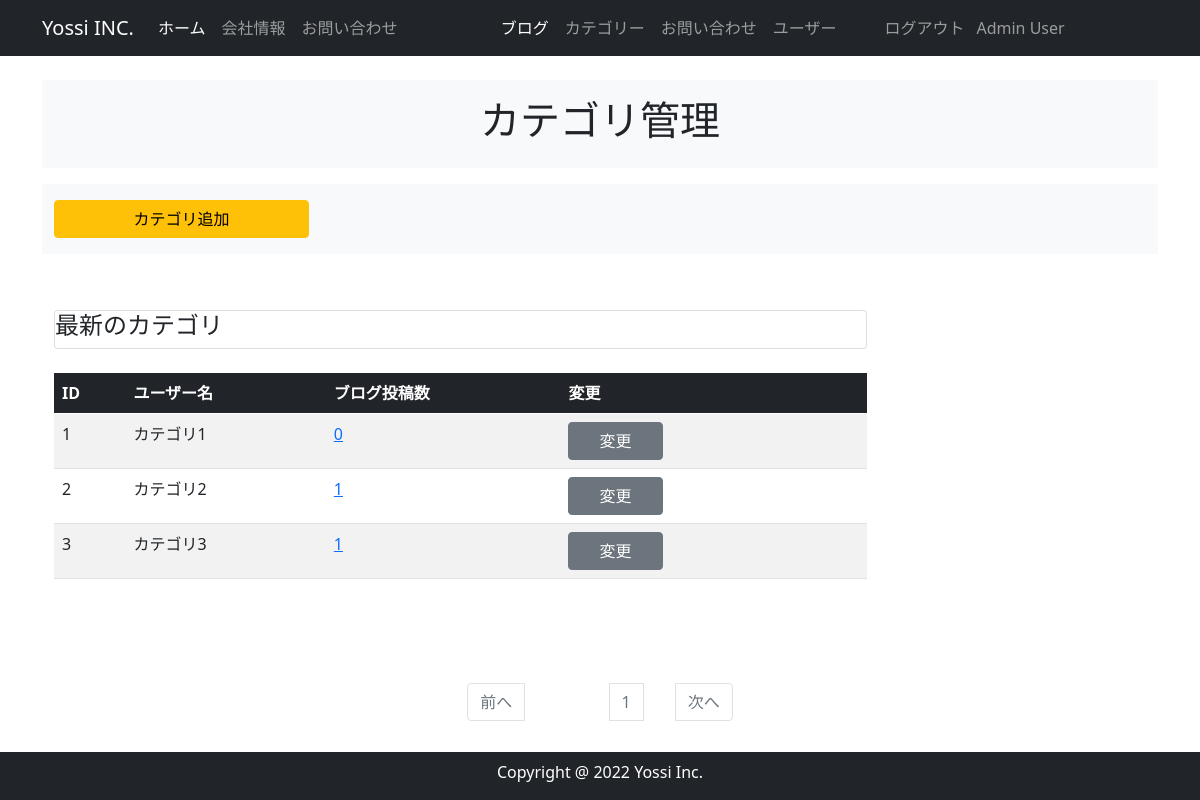
Page /category_maintenance (signed in) on the committed database.
### company_blog/models.py (models this page shows, shortened)
class User(db.Model, UserMixin):
    __tablename__ = 'users'
    id = db.Column(db.Integer, primary_key= True)
    email = db.Column(db.String(64), unique=True, index=True)
    username = db.Column(db.String(64), unique=True, index=True)
    Password_hash = db.Column(db.String(128))
    administrator = db.Column(db.String(1))
    post = db.relationship('BlogPost', backref='author', lazy='dynamic')
    @property
    def Password(self):
       raise AttributeError('password is not a readable attribute')
    def is_administrator(self):
        if self.administrator == "1":
            return 1
        else:
            return 0

class BlogCategory(db.Model):
    __tablename__ = 'blog_category'
    id = db.Column(db.Integer, primary_key=True)
    category = db.Column(db.String(140))
    posts = db.relationship('BlogPost', backref='blogcategory', lazy='dynamic')
    def count_posts(self, id):
       return BlogPost.query.filter_by(category_id=id).count()

### company_blog/main/views.py (the view)
@main.route('/category_maintenance', methods=['GET', 'POST'])
@login_required
def category_maintenance():
    page = request.args.get('page', 1, type=int)
    blog_categories = BlogCategory.query.order_by(BlogCategory.id.asc()).paginate(page=page, per_page=10)
    form = BlogCategoryForm()
    if form.validate_on_submit():
        blog_category = BlogCategory(category=form.category.data)
        db.session.add(blog_category)
        db.session.commit()
        flash('ブログカテゴリが追加されました')
        return redirect(url_for('main.category_maintenance'))
    elif form.errors:
        form.category.data = ""
        flash(form.errors['category'][0])
    return render_template('category_maintenance.html', blog_categories=blog_categories, form=form)

### company_blog/__init__.py (called while the page is built)
@event.listens_for(Engine, "connect")
def set_sqlite_pragma(dbapi_connection, connection_record):
    cursor = dbapi_connection.cursor()
    cursor.execute("PRAGMA foreign_keys=ON")
    cursor.close()

### company_blog/models.py (called while the page is built)
@login_manager.user_loader
def load_user(user_id):
    return User.query.get(user_id)

### company_blog/templates/category_maintenance.html (shortened to what this page needs)
{% extends "base.html" %}
{% block content %}
    <header id="page-header">
      <div class="container my-3 py-3 bg-light">
        <div class="row">
            <div class="col-md-6 m-auto text-center">
                <h1>カテゴリ管理</h1>
            </div>
        </div>
    </div>
    </header>
    <section id="menu">
        <div class="container my-3 py-3 bg-light">
            <div class="row">
                <div class="col-md-3">
                    <button type="button" class="btn btn-warning w-100" data-bs-toggle="modal"data-bs-target="#addCategoryModal">
                        カテゴリ追加
                    </button>
            </div>
        </div>
    </div>
　　</section>
<section id="list">
    <div class="container my-3">
        <div class="row">
            <div class="col-md-9">
                <div class="card header">
                   <h4>最新のカテゴリ</h4>
                 </div>
                 <div class="table-responsive">
                  <table class="table table-striped text-nowrap">
                      <thead class="table-dark">
                          <tr>
                            <th>ID </th>
                            <th>ユーザー名</th>
                            <th>ブログ投稿数</th>
                            <th>変更</th>
                          </tr>
                      </thead>
                      <tbody>
                        {% for blog_category in blog_categories.items %}
                      　　<tr>
                          　<td>{{blog_category.id}}</td>
                          　<td>{{blog_category.category | truncate(20) }}</td>
                          　<td><a href="{{url_for('main.category_posts', blog_category_id=blog_category.id) }}">{{blog_category.count_posts(blog_category.id) }}</a></td>
                            <td>
                                {% if current_user.is_administrator() %}
                                <a href="{{url_for('main.blog_category', blog_category_id=blog_category.id) }}" class="btn btn-secondary">変更
                          　　</a>
                                {% endif %}
                      　　</td>
                          </tr>
                        {% endfor %}
                      </tbody>
                  </table>
                </div>
            </div>
        </div>
    </div>
</div>
<nav class="my-2" aria-label="Page navigation">
  <ul class="pagination justify-content-center">
    <li {%　if blog_categories.has_prev %}class="page-item"{% else %}                                                                                                                                          class="page-item disabled"{% endif %}><a class="page-link" href="{%　if blog_categories.has_prev %} {{ url_for('main.category_maintenance', page=blog_categories.prev_num) }} {% else %}#{% endif %}">前へ</a></li>
    {% for page_num in blog_categories.iter_pages(left_edge=1, right_edge=1, left_current=1, right_current=2) %}
       {% if page_num %}
       　　{% if blog_categories.page == page_num %}
              <li class="page-item disabled"><a class="page-link" href="#">{{ page_num }}</a></li>
       　　{% else %}
              <li class="page-item"><a class="page-link" href="{{ url_for('main.category_maintenance', page=page_num) }}">         {{ page_num }}</a></li>
       　　{% endif %}
       {% else %}
       <li class="page-item disabled"><a class="page-link" href="#">&hellip;</a></li>
     　{% endif %}
    {% endfor %}
    <li {%　if blog_categories.has_next %}class="page-item"{% else %}                                                                                                                                       class="page-item disabled" {% endif %}><a class="page-link" href="{%　if blog_categories.has_next %} {{ url_for('main.category_maintenance', page=blog_categories.next_num) }} {% else %}#{% endif %}">次へ</a></li>
  </ul>
</nav>
{% endblock %}

### company_blog/templates/base.html (shortened to what this page needs)
<!DOCTYPE html>
<html lang="en">
<head>
<link href="https://cdn.jsdelivr.net/npm/bootstrap@5.0.2/dist/css/bootstrap.min.css" rel="stylesheet">
    <nav class="navbar navbar-expand-lg navbar-dark bg-dark fixed-top ">
        <div class="container">
          <a class="navbar-brand" href="{{url_for('main.index') }}">Yossi INC.</a>
          <div class="collapse navbar-collapse" id="navbarSupportedContent">
            <ul class="navbar-nav me-auto mb-0 mb-lg-o">
              <li class="nav-item">
                <a class="nav-link active" aria-current="page" href="{{url_for('main.index') }}">ホーム</a>
              </li>
              <li class="nav-item">
                <a class="nav-link" href="{{url_for('main.info')}}">会社情報</a>
              </li>
              <li class="nav-item">
                <a class="nav-link" href="{{url_for('main.inquiry')}}">お問い合わせ</a>
              </li>
            </ul>
            <ul class="navbar-nav me-auto">
              <li class="nav-item">
                  <a class="nav-link active" aria-current="page" href="{{url_for('main.blog_maintenance')}}">ブログ</a>
                </li>
                <li class="nav-item">
                  <a class="nav-link" href="{{url_for('main.category_maintenance')}}">カテゴリー</a>
                </li>
                <li class="nav-item">
                  <a class="nav-link" href="{{url_for('main.inquiry_maintenance')}}">お問い合わせ</a>
                </li>
                <li class="nav-item">
                  <a class="nav-link" href="{{url_for('users.user_maintenance')}}">ユーザー</a>
                </li>
                {%　if current_user.is_authenticated %}
                <li class="nav-item">
                  <a class="nav-link" href="{{url_for('users.logout') }}">ログアウト</a>
                </li>
                <span class="navbar-text ms-1">
                 {{ current_user.username | truncate(10) }}
              </span>
              {%　endif %}}
            </ul>
          </div>
        </div>
      </nav>
      {%　from "_formhelpers.html" import render_field %}
      <div class="container" style="padding-top: 4rem;  padding-bottom: 4rem;">
        {% block content %}
        {% endblock %}
    <footer id="footer" class="footer text-center pt-2 bg-dark fixed-bottom">
      <div class="container">
         <div class="row">
          <div class="col text-white">
            <p>Copyright @ 2022 Yossi Inc.</p>
          </div>
         </div>
      </div>
      </footer>
    </body>
    </html>

### rows in the picture
User: username "Admin User"
BlogCategory: id "1", category "カテゴリ1", count_posts "0"
BlogCategory: id "2", category "カテゴリ2", count_posts "1"
BlogCategory: id "3", category "カテゴリ3", count_posts "1"

### other values in the picture
{{ page_num }} "1"
